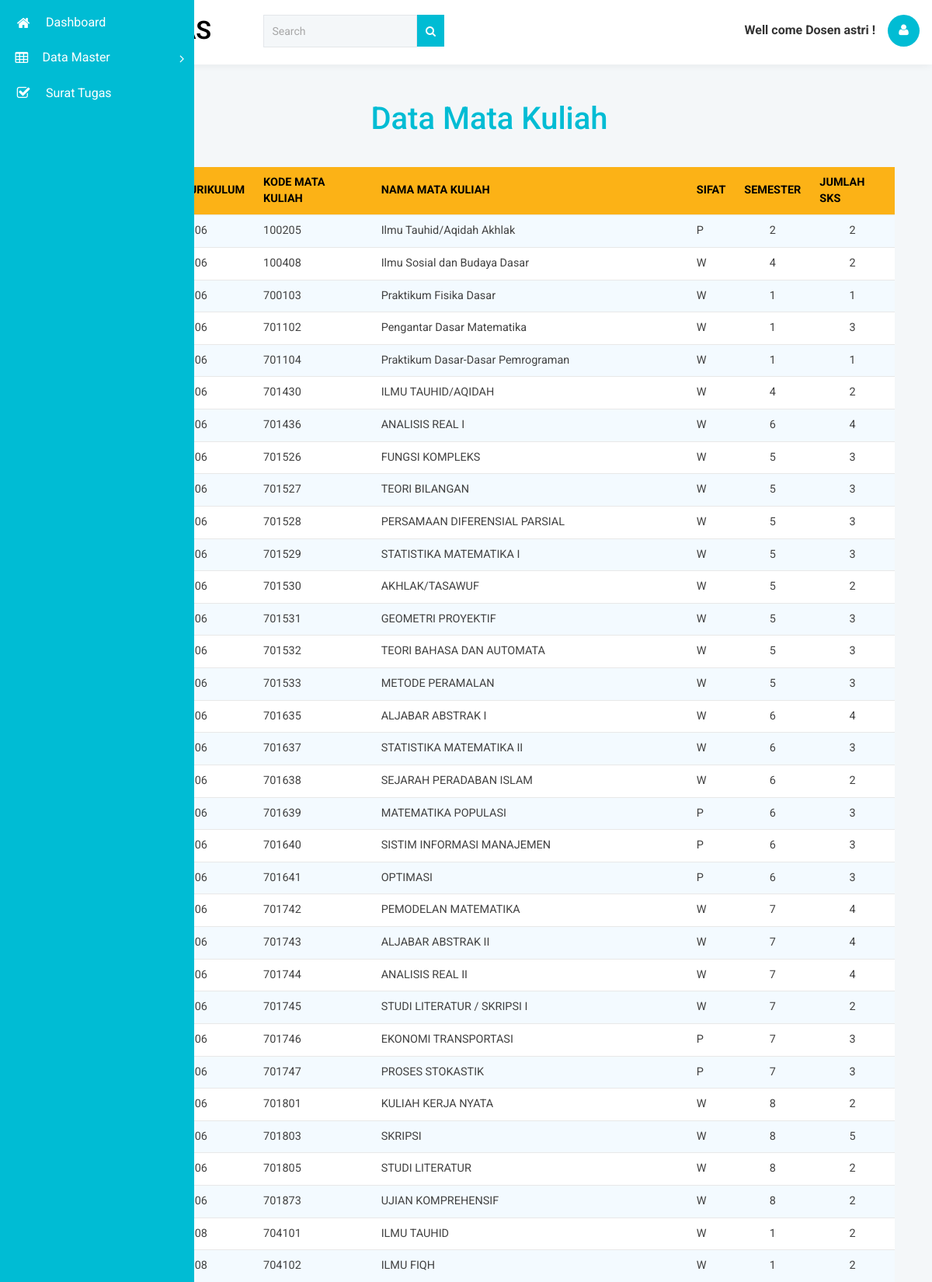
The page /dosen/data_matkul.php (signed in, upper part) on the database its author committed.
### tables this page shows
CREATE TABLE IF NOT EXISTS `matkul` (
  `prodi` varchar(50) NOT NULL,
  `kurikulum` int(5) NOT NULL,
  `kd_matkul` varchar(10) NOT NULL,
  `nm_matkul` varchar(50) NOT NULL,
  `sifat` varchar(1) NOT NULL,
  `semester` int(1) NOT NULL,
  `jml_sks_T` int(1) NOT NULL,
  `jml_sks_P` int(1) NOT NULL,
  `jml_sks_PL` int(1) NOT NULL,
  PRIMARY KEY (`kd_matkul`)
);

### dosen/data_matkul.php (the view, shortened to what this page needs)
<?php
if(isset($_SESSION['username'])){
	$username=$_SESSION['username'];
?>
<!DOCTYPE html>
<head>
<link rel="stylesheet" href="../css/bootstrap.css">
<link href="../css/style.css" rel='stylesheet' type='text/css' />
<link rel="stylesheet" href="../css/font.css" type="text/css"/>
<link href="../css/font-awesome.css" rel="stylesheet">
<link rel="stylesheet" type="text/css" href="../css/table-style.css" />
<link rel="stylesheet" type="text/css" href="../css/basictable.css" />
</head>
<body class="dashboard-page">
<nav class="main-menu">
		<ul>
			<li>
				<a href="../dosen.php">
					<i class="fa fa-home nav_icon"></i>
					<span class="nav-text">
					Dashboard
					</span>
				</a>
			</li>
			<li class="has-subnav">
				<a href="../javascript:;">
				<i class="icon-table nav-icon"></i>
				<span class="nav-text">
					Data Master
				</span>
				<i class="icon-angle-right"></i><i class="icon-angle-down"></i>
				</a>
			</li>
			<li>
				<a href="dosen/data_sutuga.php">
					<i class="fa fa-check-square-o nav_icon"></i>
					<span class="nav-text">
					Surat Tugas
					</span>
				</a>
			</li>
		</ul>
	</nav>
	<section class="wrapper scrollable">
		<nav class="user-menu">
		</nav>
		<section class="title-bar">
			<div class="logo">
				<h1><a href="dosen.php"><img src="../images/logo.png" alt="" />SISuTas</a></h1>
			</div>
			<div class="w3l_search">
				<form action="#" method="post">
					<input type="text" name="search" value="Search" onfocus="this.value = '';" onblur="if (this.value == '') {this.value = 'Search';}" required>
					<button class="btn btn-default" type="submit"><i class="fa fa-search" aria-hidden="true"></i></button>
				</form>
			</div>
			<div class="header-right">
				<div class="profile_details_left">
					<div class="header-right-left">
										<div class="notification_bottom"><strong>
											Well come Dosen <?php echo "$username" ?> !</strong></font>
										</div>
					</div>
					<div class="profile_details">
						<ul>
							<li class="dropdown profile_details_drop">
								<a href="#" class="dropdown-toggle" data-toggle="dropdown" aria-expanded="false">
									<div class="profile_img">
										<span class="prfil-img"><i class="fa fa-user" aria-hidden="true"></i></span>
									</div>
								</a>
							</li>
						</ul>
					</div>
				</div>
			</div>
			<div class="clearfix"> </div>
		</section>
		<div class="main-grid">
        <div class="agile-grids">
				<div class="table-heading">
					<h2>Data Mata Kuliah</h2>
				</div>
				<div class="agile-tables">
					<div class="w3l-table-info">
					    <table id="table">
						<thead>
						  <tr>
							<th>No</th>
							<th>Prodi</th>
							<th>Kurikulum</th>
							<th>Kode Mata Kuliah</th>
							<th>Nama Mata Kuliah</th>
                            <th>Sifat</th>
							<th>Semester</th>
							<th>Jumlah SKS</th>
						  </tr>
						</thead>
						<tbody>
						   <?php
		$view=mysql_query("select * from matkul order by kd_matkul asc");
		$no=0;
		while($row=mysql_fetch_array($view)){
		?>
		<tr>
            <td><?php echo $no=$no+1;?></td>
             <td><?php echo $row['prodi'];?></td>
            <td><?php echo $row['kurikulum'];?></td>
            <td><?php echo $row['kd_matkul'];?></td>
            <td><?php echo $row['nm_matkul'];?></td>
            <td><?php echo $row['sifat'];?></td>
            <td><center><?php echo $row['semester'];?></td></center>
            <td><center><?php $jumlah=0;
			 $jumlah=$row['jml_sks_T']+
            $row['jml_sks_P']+
            $row['jml_sks_PL'];
			echo $jumlah ?></td></center>
        </tr>
		<?php
		}
		?>
						</tbody>
					  </table>
					</div>
				</div>
			</div>
		</div>
	</section>
</body>
</html>
<?php
}else{
	session_destroy();
	header('Location:../index.php?status=Silahkan Login');
}
?>

### css/table-style.css (style rules this page uses)
table { background: white; border-collapse: collapse; margin: 1.25em 0 0; width: 100%; }
table tr, table th, table td { border: none; border-bottom: 1px solid #e8e8e8; font-size: .95em; }
table th, table td { padding: 10px 12px; text-align: left; }
table th { background: #fcb216; color: #000000; text-transform: uppercase; }
table tr td { background: #f3faff; color: #424242; }
table tr:nth-of-type(2n+2) td { background: #ffffff; }
table { width: 100%; }

### rows shown on the page
matkul: kurikulum "2006", kd_matkul "100205", nm_matkul "Ilmu Tauhid/Aqidah Akhlak", sifat "P", semester "2", jml_sks_T "2"
matkul: kurikulum "2006", kd_matkul "100408", nm_matkul "Ilmu Sosial dan Budaya Dasar", sifat "W", semester "4", jml_sks_T "2"
matkul: kurikulum "2006", kd_matkul "700103", nm_matkul "Praktikum Fisika Dasar", sifat "W", semester "1", jml_sks_P "1"
matkul: kurikulum "2006", kd_matkul "701102", nm_matkul "Pengantar Dasar Matematika", sifat "W", semester "1", jml_sks_T "3"
matkul: kurikulum "2006", kd_matkul "701104", nm_matkul "Praktikum Dasar-Dasar Pemrograman", sifat "W", semester "1", jml_sks_P "1"
matkul: kurikulum "2006", kd_matkul "701430", nm_matkul "ILMU TAUHID/AQIDAH", sifat "W", semester "4", jml_sks_T "2"
matkul: kurikulum "2006", kd_matkul "701436", nm_matkul "ANALISIS REAL I", sifat "W", semester "6", jml_sks_T "4"
matkul: kurikulum "2006", kd_matkul "701526", nm_matkul "FUNGSI KOMPLEKS", sifat "W", semester "5", jml_sks_T "3"
matkul: kurikulum "2006", kd_matkul "701527", nm_matkul "TEORI BILANGAN", sifat "W", semester "5", jml_sks_T "3"
matkul: kurikulum "2006", kd_matkul "701528", nm_matkul "PERSAMAAN DIFERENSIAL PARSIAL", sifat "W", semester "5", jml_sks_T "3"
matkul: kurikulum "2006", kd_matkul "701529", nm_matkul "STATISTIKA MATEMATIKA I", sifat "W", semester "5", jml_sks_T "3"
matkul: kurikulum "2006", kd_matkul "701530", nm_matkul "AKHLAK/TASAWUF", sifat "W", semester "5", jml_sks_T "2"
matkul: kurikulum "2006", kd_matkul "701531", nm_matkul "GEOMETRI PROYEKTIF", sifat "W", semester "5", jml_sks_T "3"
matkul: kurikulum "2006", kd_matkul "701532", nm_matkul "TEORI BAHASA DAN AUTOMATA", sifat "W", semester "5", jml_sks_T "3"
matkul: kurikulum "2006", kd_matkul "701533", nm_matkul "METODE PERAMALAN", sifat "W", semester "5", jumlah "3"
matkul: kurikulum "2006", kd_matkul "701635", nm_matkul "ALJABAR ABSTRAK I", sifat "W", semester "6", jml_sks_T "4"
matkul: kurikulum "2006", kd_matkul "701637", nm_matkul "STATISTIKA MATEMATIKA II", sifat "W", semester "6", jml_sks_T "3"
matkul: kurikulum "2006", kd_matkul "701638", nm_matkul "SEJARAH PERADABAN ISLAM", sifat "W", semester "6", jml_sks_T "2"
matkul: kurikulum "2006", kd_matkul "701639", nm_matkul "MATEMATIKA POPULASI", sifat "P", semester "6", jml_sks_T "3"
matkul: kurikulum "2006", kd_matkul "701640", nm_matkul "SISTIM INFORMASI MANAJEMEN", sifat "P", semester "6", jml_sks_T "3"
matkul: kurikulum "2006", kd_matkul "701641", nm_matkul "OPTIMASI", sifat "P", semester "6", jumlah "3"
matkul: kurikulum "2006", kd_matkul "701742", nm_matkul "PEMODELAN MATEMATIKA", sifat "W", semester "7", jml_sks_T "4"
matkul: kurikulum "2006", kd_matkul "701743", nm_matkul "ALJABAR ABSTRAK II", sifat "W", semester "7", jml_sks_T "4"
matkul: kurikulum "2006", kd_matkul "701744", nm_matkul "ANALISIS REAL II", sifat "W", semester "7", jml_sks_T "4"
matkul: kurikulum "2006", kd_matkul "701745", nm_matkul "STUDI LITERATUR / SKRIPSI I", sifat "W", semester "7", jml_sks_T "2"
matkul: kurikulum "2006", kd_matkul "701746", nm_matkul "EKONOMI TRANSPORTASI", sifat "P", semester "7", jml_sks_T "3"
matkul: kurikulum "2006", kd_matkul "701747", nm_matkul "PROSES STOKASTIK", sifat "P", semester "7", jml_sks_T "3"
matkul: kurikulum "2006", kd_matkul "701801", nm_matkul "KULIAH KERJA NYATA", sifat "W", semester "8", jml_sks_P "2"
matkul: kurikulum "2006", kd_matkul "701803", nm_matkul "SKRIPSI", sifat "W", semester "8", jml_sks_T "5"
matkul: kurikulum "2006", kd_matkul "701805", nm_matkul "STUDI LITERATUR", sifat "W", semester "8", jml_sks_T "2"
matkul: kurikulum "2006", kd_matkul "701873", nm_matkul "UJIAN KOMPREHENSIF", sifat "W", semester "8", jml_sks_T "2"
matkul: kurikulum "2008", kd_matkul "704101", nm_matkul "ILMU TAUHID", sifat "W", semester "1", jml_sks_T "2"
matkul: kurikulum "2008", kd_matkul "704102", nm_matkul "ILMU FIQH", sifat "W", semester "1", jml_sks_T "2"

### other values the page prints
$username "astri"
